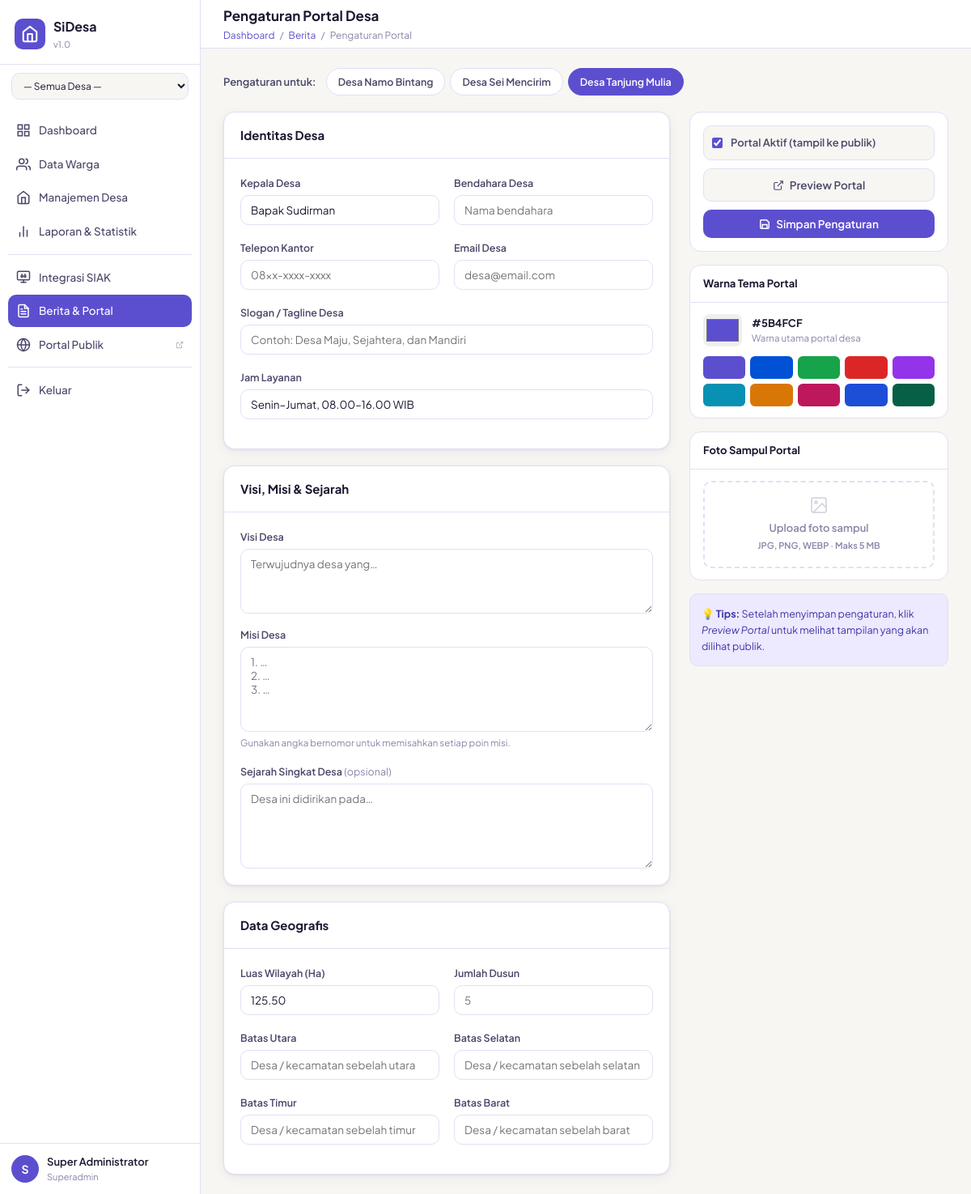
The page /modules/berita/profil.php?desa=1 (signed in) on the database its author committed.
### tables this page shows
CREATE TABLE IF NOT EXISTS desa (
    id              INT UNSIGNED AUTO_INCREMENT PRIMARY KEY,
    kode_desa       VARCHAR(20)  NOT NULL UNIQUE COMMENT 'Kode unik desa misal: DSA-001',
    nama_desa       VARCHAR(100) NOT NULL,
    kecamatan       VARCHAR(100) NOT NULL,
    kabupaten       VARCHAR(100) NOT NULL,
    provinsi        VARCHAR(100) NOT NULL DEFAULT 'Sumatera Utara',
    kode_pos        VARCHAR(10),
    kepala_desa     VARCHAR(100),
    luas_wilayah    DECIMAL(10,2) COMMENT 'Dalam hektar',
    latitude        DECIMAL(10,8),
    longitude       DECIMAL(11,8),
    deskripsi       TEXT,
    aktif           TINYINT(1) NOT NULL DEFAULT 1,
    created_at      TIMESTAMP NOT NULL DEFAULT CURRENT_TIMESTAMP,
    updated_at      TIMESTAMP NOT NULL DEFAULT CURRENT_TIMESTAMP ON UPDATE CURRENT_TIMESTAMP,
    INDEX idx_kecamatan (kecamatan),
    INDEX idx_aktif (aktif)
);

### includes/auth.php (called while the page is built, shortened)
<?php
require_once __DIR__ . '/config.php';
function isSuperadmin(): bool {
    return ($_SESSION['peran'] ?? '') === 'superadmin';
}

### includes/config.php (called while the page is built, shortened)
<?php
function e(string $s): string {
    return htmlspecialchars($s, ENT_QUOTES, 'UTF-8');
}

### modules/berita/profil.php (the view, shortened to what this page needs)
<?php
require_once __DIR__ . '/../../includes/auth.php';
$db     = getDB();
$idDesa = getIdDesaAktif();
if (isSuperadmin()) {
    $desaParam = (int)($_GET['desa'] ?? $idDesa ?? 0);
    $idDesa = $desaParam;
}
$stDesa = $db->prepare("SELECT * FROM desa WHERE id=?");
$stDesa->execute([$idDesa]);
$rowDesa = $stDesa->fetch();
$stProfil = $db->prepare("SELECT * FROM profil_desa WHERE id_desa=?");
$stProfil->execute([$idDesa]);
$profil   = $stProfil->fetch() ?: [];
$val = fn(string $k, string $fb='') => htmlspecialchars($_POST[$k] ?? $profil[$k] ?? $rowDesa[$k] ?? $fb, ENT_QUOTES);
$desList = isSuperadmin()
    ? $db->query("SELECT id, nama_desa FROM desa WHERE aktif=1 ORDER BY nama_desa")->fetchAll()
    : [];
require_once __DIR__ . '/../../includes/header.php';
?>
<?php if (isSuperadmin() && !empty($desList)): ?>
<div style="display:flex;align-items:center;gap:12px;margin-bottom:20px;flex-wrap:wrap">
    <span style="font-size:13px;font-weight:600;color:var(--text-2)">Pengaturan untuk:</span>
    <div style="display:flex;gap:6px;flex-wrap:wrap">
        <?php foreach ($desList as $d): ?>
        <a href="profil.php?desa=<?= $d['id'] ?>"
           style="padding:6px 14px;border-radius:20px;font-size:12.5px;font-weight:600;border:1.5px solid var(--border);text-decoration:none;transition:background .15s;<?= $idDesa==$d['id'] ? 'background:var(--brand);color:#fff;border-color:var(--brand)' : 'color:var(--text-2);background:#fff' ?>">
            <?= e($d['nama_desa']) ?>
        </a>
        <?php endforeach; ?>
    </div>
</div>
<?php endif; ?>
<form method="POST" enctype="multipart/form-data">
<div style="display:grid;grid-template-columns:1fr 320px;gap:24px;align-items:flex-start">
    <div style="display:flex;flex-direction:column;gap:20px">
        <div class="card">
            <div class="card-header"><span class="card-title">Identitas Desa</span></div>
            <div class="card-body">
                <div class="form-grid mb-2">
                    <div class="form-group">
                        <label class="field">Kepala Desa</label>
                        <input type="text" name="kepala_desa" value="<?= $val('kepala_desa') ?>" placeholder="Nama lengkap kepala desa">
                    </div>
                    <div class="form-group">
                        <label class="field">Bendahara Desa</label>
                        <input type="text" name="bendahara" value="<?= $val('bendahara') ?>" placeholder="Nama bendahara">
                    </div>
                    <div class="form-group">
                        <label class="field">Telepon Kantor</label>
                        <input type="tel" name="telepon" value="<?= $val('telepon') ?>" placeholder="08xx-xxxx-xxxx">
                    </div>
                    <div class="form-group">
                        <label class="field">Email Desa</label>
                        <input type="email" name="email" value="<?= $val('email') ?>" placeholder="desa@email.com">
                    </div>
                    <div class="form-group full">
                        <label class="field">Slogan / Tagline Desa</label>
                        <input type="text" name="slogan" value="<?= $val('slogan') ?>" placeholder="Contoh: Desa Maju, Sejahtera, dan Mandiri" maxlength="200">
                    </div>
                    <div class="form-group full">
                        <label class="field">Jam Layanan</label>
                        <input type="text" name="jam_layanan" value="<?= $val('jam_layanan','Senin–Jumat, 08.00–16.00 WIB') ?>" placeholder="Senin–Jumat, 08.00–16.00 WIB">
                    </div>
                </div>
            </div>
        </div>
        <div class="card">
            <div class="card-header"><span class="card-title">Visi, Misi &amp; Sejarah</span></div>
            <div class="card-body" style="display:flex;flex-direction:column;gap:16px">
                <div class="form-group">
                    <label class="field">Visi Desa</label>
                    <textarea name="visi" rows="3" placeholder="Terwujudnya desa yang…"><?= $val('visi') ?></textarea>
                </div>
                <div class="form-group">
                    <label class="field">Misi Desa</label>
                    <textarea name="misi" rows="5" placeholder="1. …&#10;2. …&#10;3. …"><?= $val('misi') ?></textarea>
                    <span class="form-hint">Gunakan angka bernomor untuk memisahkan setiap poin misi.</span>
                </div>
                <div class="form-group">
                    <label class="field">Sejarah Singkat Desa <span style="color:var(--text-3);font-weight:400">(opsional)</span></label>
                    <textarea name="sejarah" rows="5" placeholder="Desa ini didirikan pada…"><?= $val('sejarah') ?></textarea>
                </div>
            </div>
        </div>
        <div class="card">
            <div class="card-header"><span class="card-title">Data Geografis</span></div>
            <div class="card-body">
                <div class="form-grid mb-2">
                    <div class="form-group">
                        <label class="field">Luas Wilayah (Ha)</label>
                        <input type="number" name="luas_wilayah" step="0.01" min="0" value="<?= $val('luas_wilayah') ?>" placeholder="125.50">
                    </div>
                    <div class="form-group">
                        <label class="field">Jumlah Dusun</label>
                        <input type="number" name="jumlah_dusun" min="0" value="<?= $val('jumlah_dusun') ?>" placeholder="5">
                    </div>
                    <div class="form-group">
                        <label class="field">Batas Utara</label>
                        <input type="text" name="batas_utara" value="<?= $val('batas_utara') ?>" placeholder="Desa / kecamatan sebelah utara">
                    </div>
                    <div class="form-group">
                        <label class="field">Batas Selatan</label>
                        <input type="text" name="batas_selatan" value="<?= $val('batas_selatan') ?>" placeholder="Desa / kecamatan sebelah selatan">
                    </div>
                    <div class="form-group">
                        <label class="field">Batas Timur</label>
                        <input type="text" name="batas_timur" value="<?= $val('batas_timur') ?>" placeholder="Desa / kecamatan sebelah timur">
                    </div>
                    <div class="form-group">
                        <label class="field">Batas Barat</label>
                        <input type="text" name="batas_barat" value="<?= $val('batas_barat') ?>" placeholder="Desa / kecamatan sebelah barat">
                    </div>
                </div>
            </div>
        </div>
    </div>
    <div style="display:flex;flex-direction:column;gap:16px;position:sticky;top:80px">
        <div class="card" style="box-shadow:none">
            <div class="card-body" style="padding:16px;display:flex;flex-direction:column;gap:10px">
                <div style="display:flex;align-items:center;gap:10px;padding:10px;background:var(--bg);border-radius:var(--radius);border:1px solid var(--border)">
                    <input type="checkbox" name="portal_aktif" id="portalAktif" value="1"
                           <?= ($profil['portal_aktif'] ?? 1) ? 'checked' : '' ?>
                           style="width:auto;accent-color:var(--brand)">
                    <label for="portalAktif" style="cursor:pointer;font-size:13px;font-weight:600;margin:0">
                        Portal Aktif (tampil ke publik)
                    </label>
                </div>
                <a href="<?= APP_URL ?>/portal.php?id=<?= $idDesa ?>" target="_blank" class="btn btn-secondary" style="justify-content:center">
                    <svg width="14" height="14" viewBox="0 0 24 24" fill="none" stroke="currentColor" stroke-width="2"><path d="M18 13v6a2 2 0 01-2 2H5a2 2 0 01-2-2V8a2 2 0 012-2h6"/><polyline points="15 3 21 3 21 9"/><line x1="10" y1="14" x2="21" y2="3"/></svg>
                    Preview Portal
                </a>
                <button type="submit" class="btn btn-primary">
                    <svg width="14" height="14" viewBox="0 0 24 24" fill="none" stroke="currentColor" stroke-width="2.5"><path d="M19 21H5a2 2 0 01-2-2V5a2 2 0 012-2h11l5 5v11a2 2 0 01-2 2z"/><polyline points="17 21 17 13 7 13 7 21"/></svg>
                    Simpan Pengaturan
                </button>
            </div>
        </div>
        <div class="card" style="box-shadow:none">
            <div class="card-header" style="padding:12px 16px"><span class="card-title" style="font-size:13px">Warna Tema Portal</span></div>
            <div class="card-body" style="padding:14px 16px">
                <div style="display:flex;align-items:center;gap:12px;margin-bottom:12px">
                    <input type="color" name="warna_tema" id="warnaTema"
                           value="<?= $val('warna_tema','#5B4FCF') ?>"
                           style="width:48px;height:40px;border:none;border-radius:8px;cursor:pointer;padding:2px">
                    <div>
                        <div id="warnaPreviewText" style="font-size:13px;font-weight:700"><?= $val('warna_tema','#5B4FCF') ?></div>
                        <div style="font-size:11.5px;color:var(--text-3)">Warna utama portal desa</div>
                    </div>
                </div>
                <div style="display:grid;grid-template-columns:repeat(5,1fr);gap:6px">
                    <?php foreach (['#5B4FCF','#0051d5','#16a34a','#dc2626','#9333ea','#0891b2','#d97706','#be185d','#1d4ed8','#065f46'] as $hex): ?>
                    <button type="button" onclick="piliWarna('<?= $hex ?>')"
                            style="height:28px;border-radius:6px;border:2px solid transparent;cursor:pointer;background:<?= $hex ?>;transition:transform .1s,border-color .1s"
                            onmouseover="this.style.transform='scale(1.15)'" onmouseout="this.style.transform=''">
                    </button>
                    <?php endforeach; ?>
                </div>
            </div>
        </div>
        <div class="card" style="box-shadow:none">
            <div class="card-header" style="padding:12px 16px"><span class="card-title" style="font-size:13px">Foto Sampul Portal</span></div>
            <div class="card-body" style="padding:14px 16px">
                <label for="fotoSampul" style="display:block;border:2px dashed var(--border);border-radius:var(--radius);padding:16px;text-align:center;cursor:pointer;font-size:13px;color:var(--text-3)" id="dropSampul">
                    <svg width="24" height="24" viewBox="0 0 24 24" fill="none" stroke="currentColor" stroke-width="1.5" style="display:block;margin:0 auto 6px;opacity:.4"><rect x="3" y="3" width="18" height="18" rx="2"/><circle cx="8.5" cy="8.5" r="1.5"/><polyline points="21 15 16 10 5 21"/></svg>
                    <?= empty($profil['foto_sampul']) ? 'Upload foto sampul' : 'Ganti foto sampul' ?><br>
                    <span style="font-size:11px">JPG, PNG, WEBP · Maks 5 MB</span>
                </label>
            </div>
        </div>
        <div style="background:var(--brand-light);border:1px solid var(--border);border-radius:var(--radius);padding:14px;font-size:12.5px;color:var(--brand-dark)">
            <strong>💡 Tips:</strong> Setelah menyimpan pengaturan, klik <em>Preview Portal</em> untuk melihat tampilan yang akan dilihat publik.
        </div>
    </div>
</div>
</form>
<?php require_once __DIR__ . '/../../includes/footer.php'; ?>

### assets/css/style.css (style rules this page uses)
:root { --bg: #F7F6F3; --surface: #FFFFFF; --surface-2: #F1EFF9; --border: #E2DFF5; --border-soft: #EDE9FF; --text-1: #1A1830; --text-2: #4A4769; --text-3: #8884A8; --brand: #5B4FCF; --brand-dark: #3D35A8; --brand-light: #EDE9FF; --brand-glow: rgba(91,79,207,0.12); --teal: #0D9B8A; --teal-light: #E0F5F2; --amber: #C4731A; --amber-light: #FEF3E2; --red: #C0392B; --red-light: #FDECEA; --green: #1A7A4A; --green-light: #E3F5EC; --sidebar-w: 248px; --radius: 10px; --radius-lg: 14px; --shadow: 0 1px 3px rgba(30,20,80,0.08), 0 4px 16px rgba(30,20,80,0.05); --shadow-md: 0 4px 12px rgba(30,20,80,0.12), 0 1px 3px rgba(30,20,80,0.08); }
*, *::before, *::after { box-sizing: border-box; margin: 0; padding: 0; }
body { font-family: 'Plus Jakarta Sans', sans-serif; background: var(--bg); color: var(--text-1); font-size: 14px; line-height: 1.6; display: flex; min-height: 100vh; }
.card { background: var(--surface); border: 1px solid var(--border); border-radius: var(--radius-lg); box-shadow: var(--shadow); }
.card-header { padding: 16px 20px; border-bottom: 1px solid var(--border); display: flex; align-items: center; justify-content: space-between; gap: 12px; }
.card-title { font-size: 15px; font-weight: 700; color: var(--text-1); }
.card-body { padding: 20px; }
.form-grid { display: grid; grid-template-columns: 1fr 1fr; gap: 18px; }
.form-group { display: flex; flex-direction: column; gap: 5px; }
.form-group.full { grid-column: 1 / -1; }
label { font-size: 12.5px; font-weight: 600; color: var(--text-2); }
input[type=text], input[type=date], input[type=email], input[type=tel], input[type=number], select, textarea { padding: 9px 12px; border: 1px solid var(--border); border-radius: var(--radius); font-family: inherit; font-size: 13.5px; color: var(--text-1); background: var(--surface); transition: border-color 0.15s, box-shadow 0.15s; width: 100%; }
textarea { resize: vertical; min-height: 80px; }
.form-hint { font-size: 11.5px; color: var(--text-3); }
.btn { display: inline-flex; align-items: center; justify-content: center; gap: 7px; padding: 9px 18px; border-radius: var(--radius); font-family: inherit; font-size: 13.5px; font-weight: 600; cursor: pointer; transition: background 0.15s, box-shadow 0.15s, transform 0.1s; border: none; text-decoration: none; white-space: nowrap; }
.btn-primary { background: var(--brand); color: #fff; }
.btn-secondary { background: var(--bg); color: var(--text-2); border: 1px solid var(--border); }
.mb-2 { margin-bottom: 16px; }

### rows shown on the page
desa: nama_desa "Desa Namo Bintang"
desa: nama_desa "Desa Sei Mencirim"
desa: nama_desa "Desa Tanjung Mulia", kepala_desa "Bapak Sudirman", luas_wilayah "125.50"

### other values the page prints
substr($_SESSION['nama_lengkap'] ?? 'U', 0, 1) "S"
$_SESSION['nama_lengkap'] "Super Administrator"
str_replace('_', ' ', $_SESSION['peran'] ?? '') "Superadmin"
$pageTitle "Pengaturan Portal Desa"
$label "Dashboard"
$label "Berita"
$label "Pengaturan Portal"
$val('warna_tema','#5B4FCF') "#5B4FCF"
